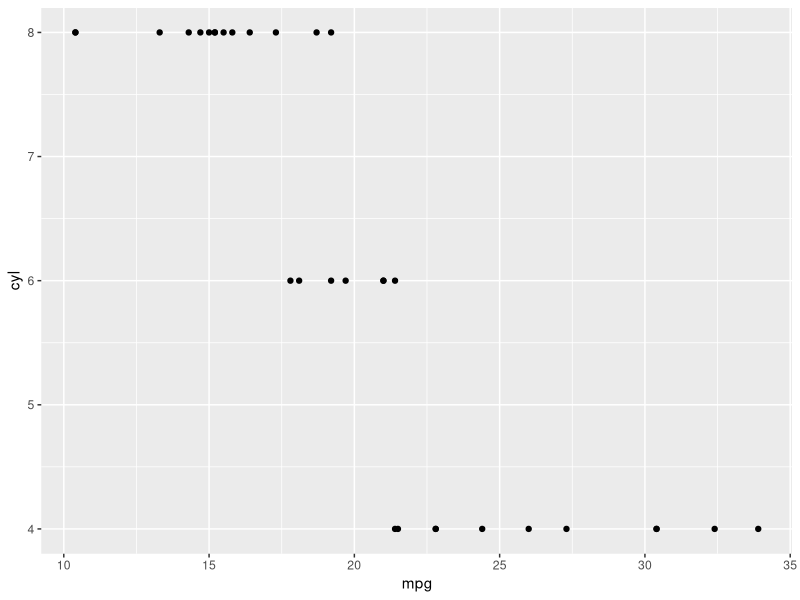
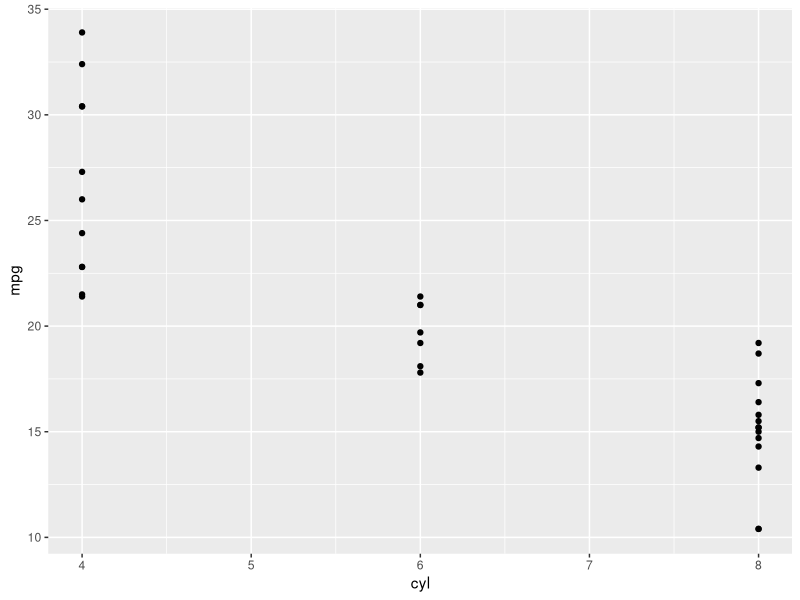

Write R code to recreate these figures, in order.
## ---- chunk 1
#| title: First code
#| echo: true
library(tidyverse)
mtcars %>% 
  glimpse()
## ---- chunk 2
#| title: Plot 1
#| echo: true
mtcars %>% 
  ggplot(aes(mpg,cyl))+geom_point()
## ---- chunk 3
#| title: Plot 2
#| echo: true
mtcars %>% 
  ggplot(aes(cyl,mpg))+geom_point()

